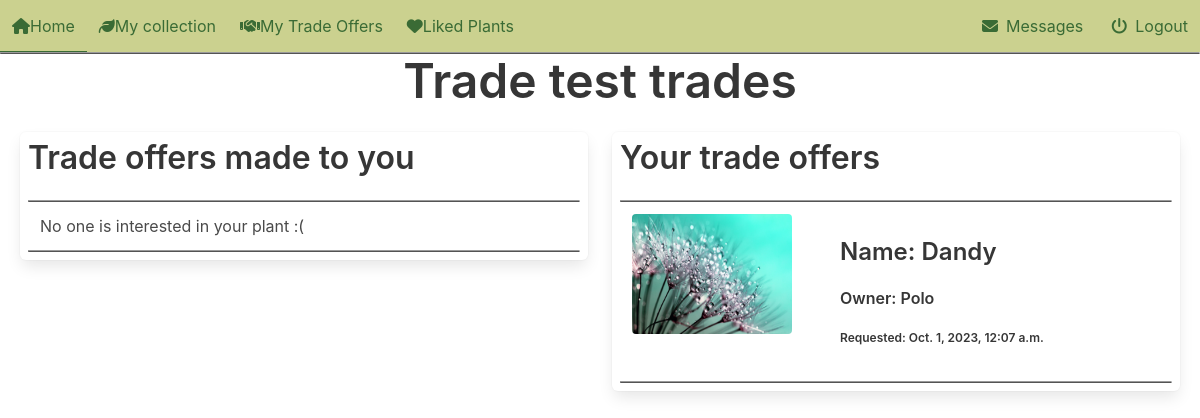
The page /trade-test/plant-offers/ (signed in) on the database as committed earlier.
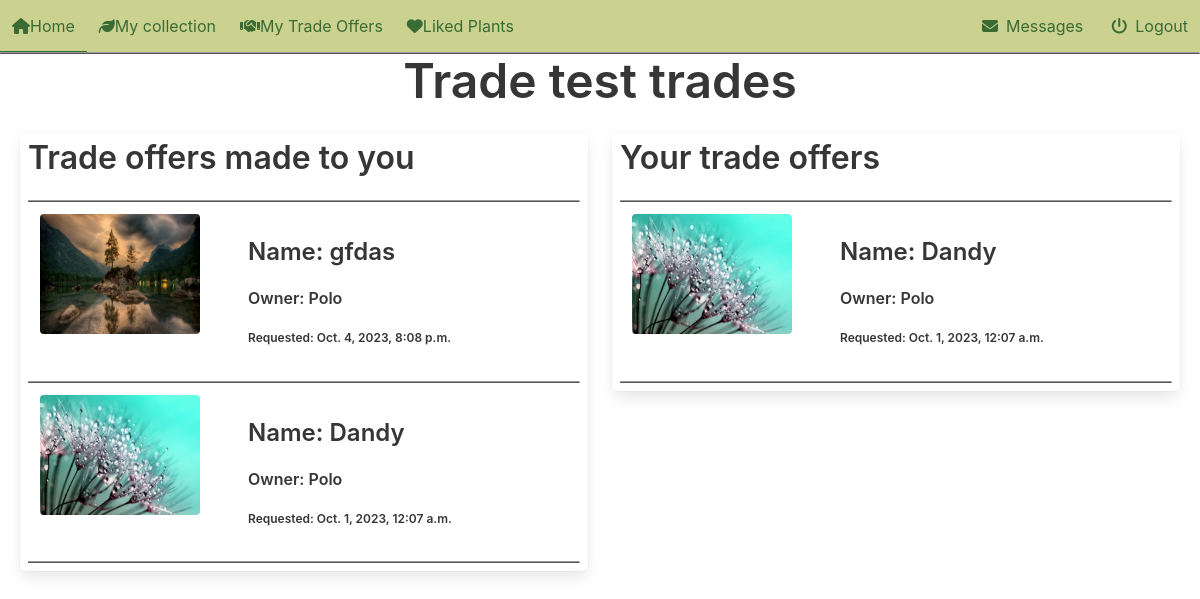
The same page on the database as committed later.
### plant_collection/models.py (models this page shows, shortened)
class Trade(models.Model):
    plant_offered = models.ForeignKey(Plant, on_delete=models.CASCADE, related_name='trades_offered')
    plant_requested = models.ForeignKey(Plant, on_delete=models.CASCADE, related_name='trades_requested')
    initiator = models.ForeignKey(settings.AUTH_USER_MODEL, on_delete=models.CASCADE, related_name='trades_initiated')
    recipient = models.ForeignKey(settings.AUTH_USER_MODEL, on_delete=models.CASCADE, related_name='trades_received')
    accepted = models.BooleanField(null=True, blank=True)
    offered_finalized = models.BooleanField(default=False)
    requested_finalized = models.BooleanField(default=False)
    finalized = models.BooleanField(default=False)
    created = models.DateTimeField(auto_now_add=True, null=True, blank=True)
    class Meta:
        unique_together = ['plant_offered', 'plant_requested']

class Plant(models.Model):
    nick_name = models.CharField(
        max_length=64,
        validators=[MinLengthValidator(3)],
        unique=True)
    created = models.DateTimeField(auto_now_add=True, null=True, blank=True)
    updated = models.DateTimeField(auto_now=True, null=True, blank=True)
    species = models.ForeignKey(Species, on_delete=models.SET_NULL, blank=True, null=True, related_name='plants')
    owner = models.ForeignKey(settings.AUTH_USER_MODEL, on_delete=models.PROTECT, related_name='plants')
    slug = models.SlugField(default='bugged-plant')
    for_trade = models.BooleanField(default=False)
    likes = models.ManyToManyField(User, related_name= 'liked')

class Image(models.Model):
    plant = models.ForeignKey(Plant, on_delete=models.CASCADE, related_name='picture')
    image = models.ImageField(upload_to='pics')

### plant_collection/views.py (the view)
# urls.py: path('<slug:slug>/plant-offers/', views.plant_offers.as_view(), name='plant_offers'),
class plant_offers(LoginRequiredMixin, generic.ListView):
    template_name = 'plant_collection/plant_offers.html'
    model = Trade
    def get(self, request, slug):
        plant = get_object_or_404(Plant, slug=slug)
        if request.user ==plant.owner:
            req = Trade.objects.filter(plant_requested=plant, finalized=False)
            offered = Trade.objects.filter(plant_offered=plant, finalized=False)
            context = {'offers':offered, 'requests':req, 'plant':plant}
            return render(request, self.template_name, context)
        else:
            return redirect('plant_collection:front_page')

### plant_collection/templates/plant_collection/plant_offers.html (shortened to what this page needs)
{% extends "base.html" %}
{% load static %}
{% block content %}
<link rel="stylesheet" href="{% static "plant_collection/css/divider.css" %}">
<div class='title is-size-1-desktop is-size-4-touch has-text-centered'>{{plant.nick_name}} trades</div>
<div class='columns mx-2'>
    <div class='column is-6'>
        <div class='box'>
            <div class='columns is-multiline'>
                <span class='title is-size-3-desktop is-size-5-touch'>Trade offers made to you</span>
                {% for req in requests %}
                <div class="divider"></div>
                <div class='column is-12 is-narrow trade-offer'>
                    <a href="{% url 'accounts:trade' pk=req.pk %}">
                        <div class='columns'>
                            <div class='column is-4'>
                                <div class='card-image'>
                                    <figure class='image is-4by3'>
                                            <img src="{{ req.plant_offered.picture.all.0.image.url }}">
                                    </figure>
                                </div>
                            </div>
                            <div class='column is-8'>
                                <div class='card-content'>
                                    <div class='title is-size-4-desktop is-size-5-touch'>Name: {{req.plant_offered.nick_name}}</div>
                                    <div class='title is-size-6-desktop is-size-6-touch has-text-weight-semibold'>Owner: {{req.plant_offered.owner}}</div>
                                    <div class='title is-size-7'>Requested: {{req.plant_offered.created}}</div>
                                </div>
                            </div>
                        </div>
                    </a>
                </div>
                {% empty %}
                <div class="divider"></div>
                <div class='column is-12 is-narrow'>
                    No one is interested in your plant :(
                </div>
                {% endfor %}
                <div class="divider"></div>
            </div>
        </div>
    </div>
    <div class='column is-6'>
        <div class='box'>
            <div class='columns is-multiline'>
                <span class='title is-size-3-desktop is-size-5-touch'>Your trade offers</span>
                {% for offer in offers %}
                <div class="divider"></div>
                <div class='column is-12 is-narrow trade-offer'>
                    <a href="{% url 'accounts:trade' pk=offer.pk %}">
                        <div class='columns'>
                            <div class='column is-4'>
                                <div class='card-image'>
                                    <figure class='image is-4by3'>
                                            <img src="{{ offer.plant_requested.picture.all.0.image.url }}">
                                    </figure>
                                </div>
                            </div>
                            <div class='column is-8'>
                                <div class='card-content'>
                                    <div class='title is-size-4-desktop is-size-5-touch '>Name: {{offer.plant_requested.nick_name}}</div>
                                    <div class='title is-size-6-desktop is-size-6-touch has-text-weight-semibold'>Owner: {{offer.plant_requested.owner}}</div>
                                    <div class='title is-size-7'>Requested: {{offer.plant_requested.created}}</div>
                                </div>
                            </div>
                        </div>
                    </a>
                </div>
                {% empty %}
                <div class="divider"></div>
                <div class='column is-12 is-narrow'>
                    You have not offered this plant in any trade.
                </div>
                {% endfor %}
                <div class="divider"></div>
            </div>
        </div>
    </div>
</div>
{% endblock content %}

Rows that differ between the two databases and show on the page:
added Trade: plant_offered.picture.all.0.image (picture), plant_offered.nick_name "gfdas", plant_offered.owner "Polo", plant_offered.created "Oct. 4, 2023, 8:08 p.m."
added Trade: plant_offered.picture.all.0.image (picture), plant_offered.nick_name "Dandy", plant_offered.owner "Polo", plant_offered.created "Oct. 1, 2023, 12:07 a.m."
Other text that changed with them:
text no longer shown: "No one is interested in your plant :("
